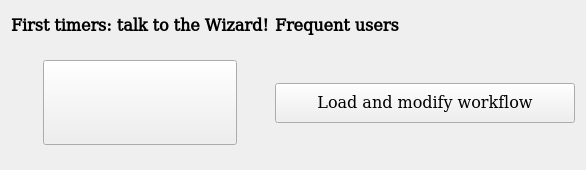
                     <widget class="QFrame" name="frame_6">
                      <property name="minimumSize">
                       <size>
                        <width>0</width>
                        <height>170</height>
                       </size>
                      </property>
                      <property name="maximumSize">
                       <size>
                        <width>16777215</width>
                        <height>16777215</height>
                       </size>
                      </property>
                      <property name="font">
                       <font>
                        <family>DejaVu Math TeX Gyre</family>
                        <pointsize>12</pointsize>
                       </font>
                      </property>
                      <property name="frameShape">
                       <enum>QFrame::Shape::NoFrame</enum>
                      </property>
                      <property name="frameShadow">
                       <enum>QFrame::Shadow::Raised</enum>
                      </property>
                      <layout class="QGridLayout" name="gridLayout_33">
                       <item row="1" column="0" alignment="Qt::AlignmentFlag::AlignHCenter">
                        <widget class="QFrame" name="frame_31">
                         <property name="maximumSize">
                          <size>
                           <width>16777215</width>
                           <height>136</height>
                          </size>
                         </property>
                         <property name="frameShape">
                          <enum>QFrame::Shape::NoFrame</enum>
                         </property>
                         <property name="frameShadow">
                          <enum>QFrame::Shadow::Raised</enum>
                         </property>
                         <layout class="QVBoxLayout" name="verticalLayout_41">
                          <item>
                           <widget class="QPushButton" name="main_window_wizard_question_wizard_icon">
                            <property name="minimumSize">
                             <size>
                              <width>194</width>
                              <height>85</height>
                             </size>
                            </property>
                            <property name="maximumSize">
                             <size>
                              <width>194</width>
                              <height>85</height>
                             </size>
                            </property>
                            <property name="text">
                             <string/>
                            </property>
                            <property name="iconSize">
                             <size>
                              <width>184</width>
                              <height>75</height>
                             </size>
                            </property>
                           </widget>
                          </item>
                         </layout>
                        </widget>
                       </item>
                       <item row="1" column="1" alignment="Qt::AlignmentFlag::AlignHCenter">
                        <widget class="QFrame" name="frame_5">
                         <property name="maximumSize">
                          <size>
                           <width>16777215</width>
                           <height>136</height>
                          </size>
                         </property>
                         <property name="frameShape">
                          <enum>QFrame::Shape::NoFrame</enum>
                         </property>
                         <property name="frameShadow">
                          <enum>QFrame::Shadow::Raised</enum>
                         </property>
                         <layout class="QVBoxLayout" name="verticalLayout_42">
                          <property name="spacing">
                           <number>15</number>
                          </property>
                          <property name="leftMargin">
                           <number>0</number>
                          </property>
                          <property name="topMargin">
                           <number>0</number>
                          </property>
                          <property name="rightMargin">
                           <number>0</number>
                          </property>
                          <property name="bottomMargin">
                           <number>0</number>
                          </property>
                          <item>
                           <widget class="QPushButton" name="load_yaml_bn">
                            <property name="minimumSize">
                             <size>
                              <width>300</width>
                              <height>40</height>
                             </size>
                            </property>
                            <property name="maximumSize">
                             <size>
                              <width>300</width>
                              <height>40</height>
                             </size>
                            </property>
                            <property name="font">
                             <font>
                              <family>DejaVu Math TeX Gyre</family>
                              <pointsize>12</pointsize>
                             </font>
                            </property>
                            <property name="text">
                             <string>Load and modify workflow</string>
                            </property>
                            <property name="iconSize">
                             <size>
                              <width>215</width>
                              <height>33</height>
                             </size>
                            </property>
                           </widget>
                          </item>
                         </layout>
                        </widget>
                       </item>
                       <item row="0" column="0">
                        <widget class="QLabel" name="label_26">
                         <property name="minimumSize">
                          <size>
                           <width>0</width>
                           <height>30</height>
                          </size>
                         </property>
                         <property name="maximumSize">
                          <size>
                           <width>16777215</width>
                           <height>30</height>
                          </size>
                         </property>
                         <property name="font">
                          <font>
                           <family>DejaVu Math TeX Gyre</family>
                           <pointsize>12</pointsize>
                           <bold>true</bold>
                          </font>
                         </property>
                         <property name="text">
                          <string>First timers: talk to the Wizard!</string>
                         </property>
                        </widget>
                       </item>
                       <item row="0" column="1">
                        <widget class="QLabel" name="label_27">
                         <property name="minimumSize">
                          <size>
                           <width>0</width>
                           <height>30</height>
                          </size>
                         </property>
                         <property name="maximumSize">
                          <size>
                           <width>16777215</width>
                           <height>30</height>
                          </size>
                         </property>
                         <property name="font">
                          <font>
                           <family>DejaVu Math TeX Gyre</family>
                           <pointsize>12</pointsize>
                           <bold>true</bold>
                          </font>
                         </property>
                         <property name="text">
                          <string>Frequent users</string>
                         </property>
                        </widget>
                       </item>
                      </layout>
                     </widget>
